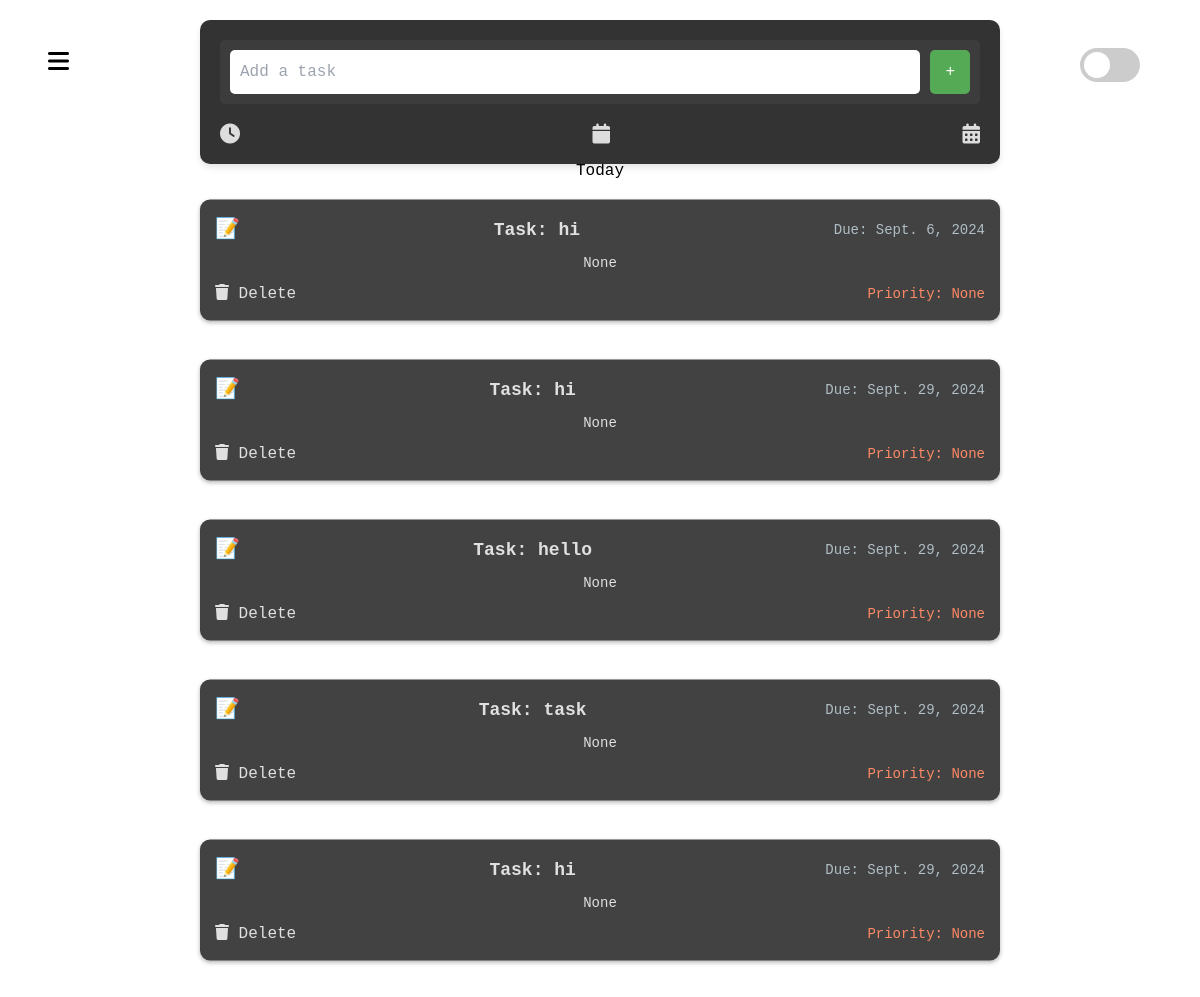
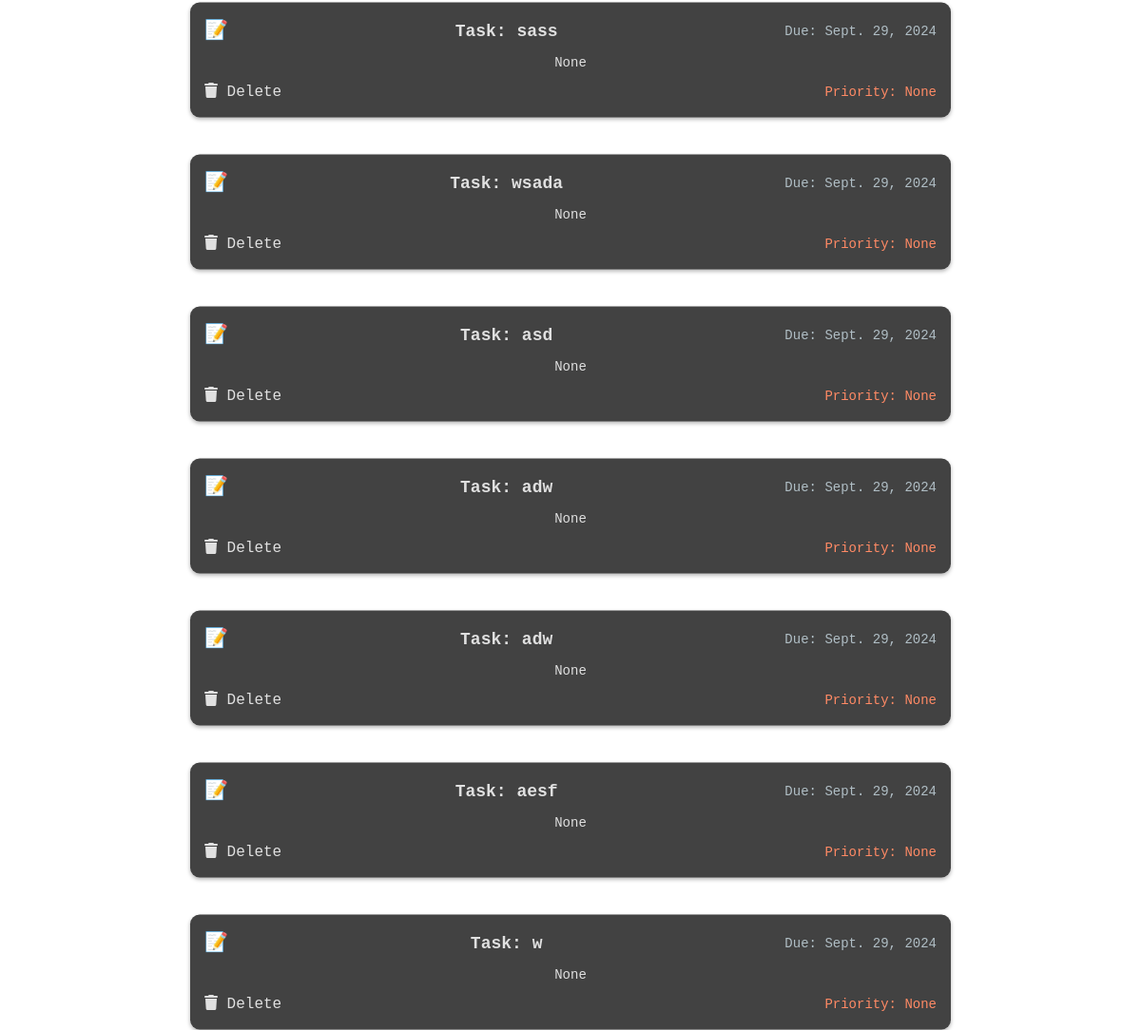
The app's page /, older data (2 pictures, top to bottom).
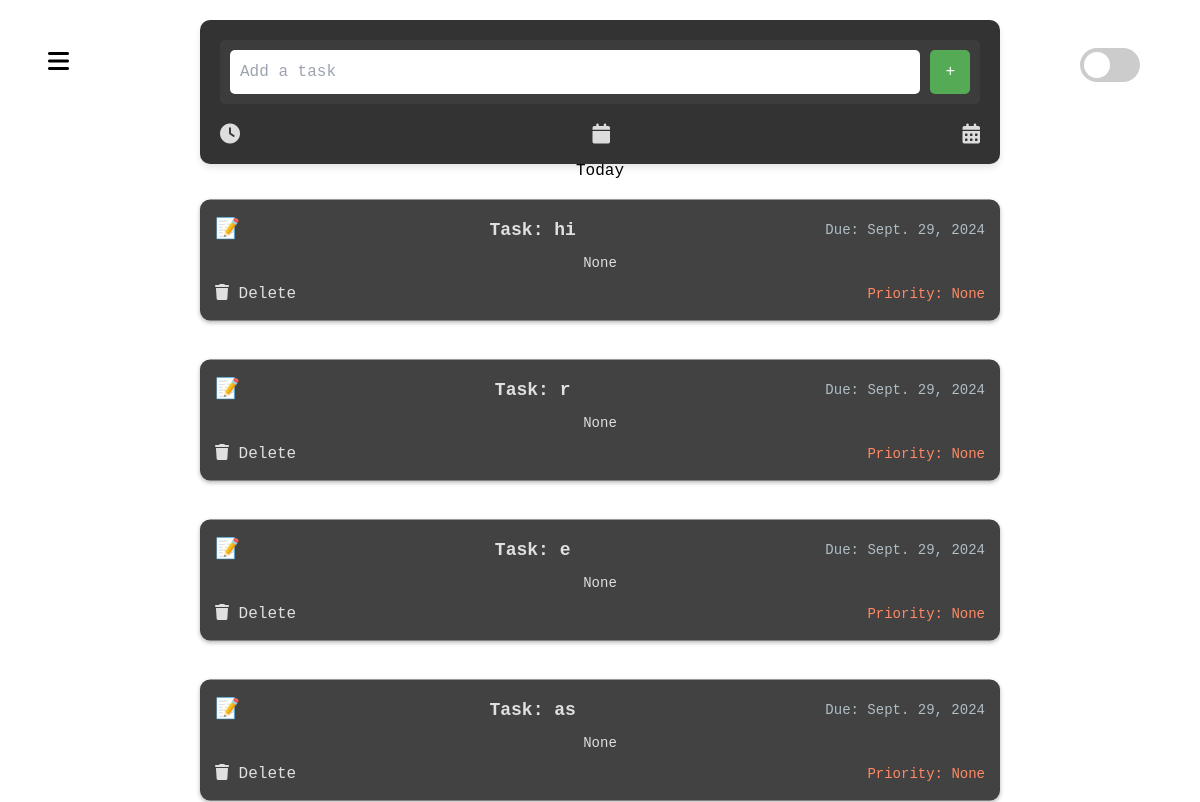
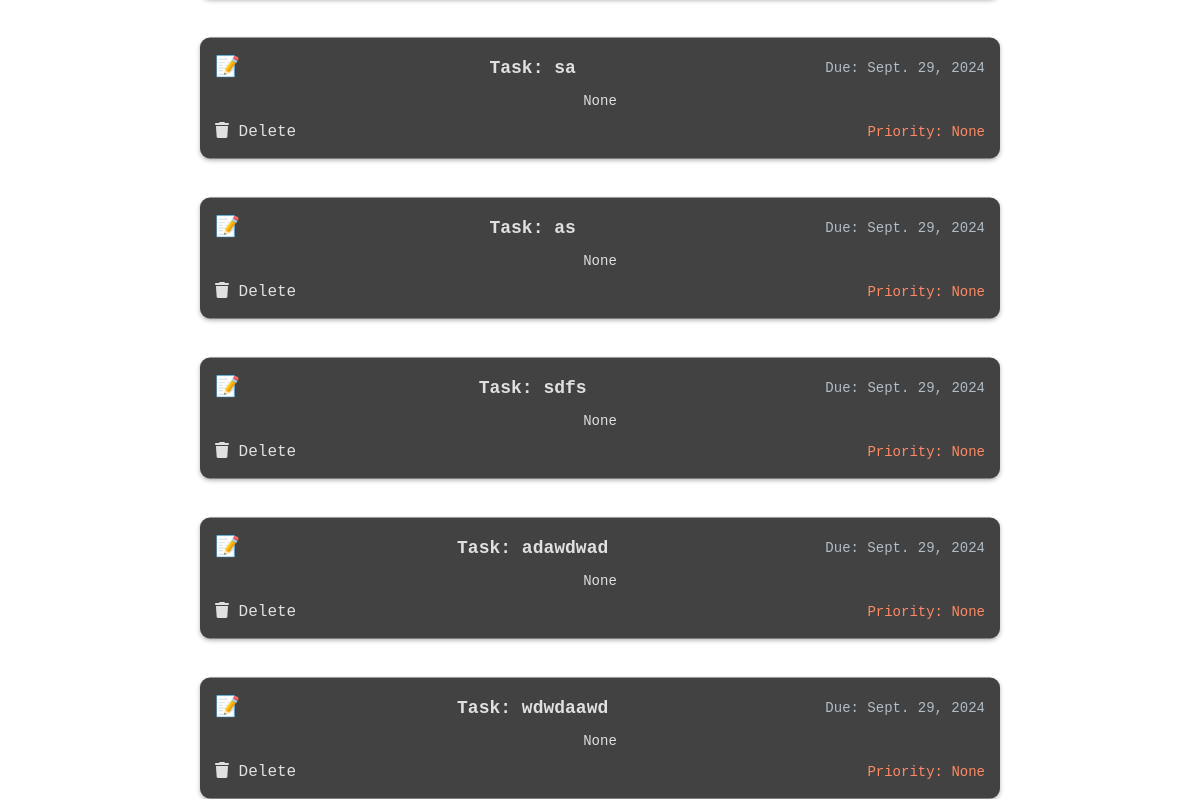
The same page, newer data (2 pictures, top to bottom).
### todolist/models.py (models this page shows, shortened)
class Tasks(models.Model):
    PRIORITY = [
        ('low', 'Low'),
        ('medium', 'Medium'),
        ('high', 'High'),
    ]
    title = models.CharField(max_length=225)
    description = models.TextField(blank=True, null=True)
    due_date = models.DateField(blank=True, null=True)
    due_time = models.TimeField(blank=True, null=True)
    starred = models.BooleanField(default=False)
    priority = models.CharField(max_length=10, choices=PRIORITY, default="medium", null=True)
    notes = models.TextField(blank=True, null=True)
    completed = models.BooleanField(default=False)
    overdue = models.BooleanField(default=False)
    category = models.CharField(max_length=255, blank=True, null=True)
    recurrence = models.CharField(max_length=255, blank=True, null=True)

### todolist/views.py (the view)
# urls.py: path('', views.Today.as_view(), name="today"),
class Today(View):
    def get(self, request):
        tasks = Tasks.objects.filter(due_date__isnull=False).order_by('due_date')
        tasks_with_positions = []
        for index, task in enumerate(tasks):
            position = index * 160  # Adjust this value as needed
            tasks_with_positions.append({
                'task': task,
                'position': position,
            })
        return render(request, "todolist/today.html", {'tasks': tasks_with_positions})

### todolist/templates/todolist/today.html (shortened to what this page needs)
{% extends 'todolist/base.html' %}
{% block tasks %}
    <h1 class="header-container">Today</h1>
{% include 'todolist/components/main/task.html' %}
{% endblock tasks %}

### todolist/templates/todolist/components/main/task.html (shortened to what this page needs)
{% load static %}
<!DOCTYPE html>
<html lang="en">
<head>
    <link rel="stylesheet" href="{% static 'todolist/main/css/task.css' %}">
</head>
<body>
    <div class="list2-body">
        {% for item in tasks %}
            <div class="list2-view" style="top: {{ item.position }}px;">
                <div class="task-header">
                    <span class="icon">📝</span>
                    <span class="title">Task: {{ item.task.title }}</span>
                    <span class="date">Due: {{ item.task.due_date }}</span>
                </div>
                <div class="task-content">
                    <span class="subtitle">{{ item.task.description }}</span>
                </div>
                <div class="task-footer">
                    <form action="{% url 'todolist:delete_task' item.task.title|slugify %}" method="post" style="display: inline;">
                        <button type="submit" class="delete-button">
                            <i class="fas fa-trash"></i> Delete
                        </button>
                    </form>
                    <span class="priority">Priority: {{ item.task.priority|title }}</span>
                </div>
            </div>
        {% endfor %}
    </div>
</body>
</html>

Row changes from the older to the newer data that the page shows:
removed Tasks: task "hi", task.due_date "Sept. 6, 2024", task.description "None", task.priority "None"
removed Tasks: task "hello", task.due_date "Sept. 29, 2024", task.description "None", task.priority "None"
removed Tasks: task "task", task.due_date "Sept. 29, 2024", task.description "None", task.priority "None"
removed Tasks: task "hi", task.due_date "Sept. 29, 2024", task.description "None", task.priority "None"
removed Tasks: task "sass", task.due_date "Sept. 29, 2024", task.description "None", task.priority "None"
removed Tasks: task "wsada", task.due_date "Sept. 29, 2024", task.description "None", task.priority "None"
removed Tasks: task "asd", task.due_date "Sept. 29, 2024", task.description "None", task.priority "None"
removed Tasks: task "adw", task.due_date "Sept. 29, 2024", task.description "None", task.priority "None"
removed Tasks: task "adw", task.due_date "Sept. 29, 2024", task.description "None", task.priority "None"
removed Tasks: task "aesf", task.due_date "Sept. 29, 2024", task.description "None", task.priority "None"
removed Tasks: task "w", task.due_date "Sept. 29, 2024", task.description "None", task.priority "None"
added Tasks: task "r", task.due_date "Sept. 29, 2024", task.description "None", task.priority "None"
added Tasks: task "e", task.due_date "Sept. 29, 2024", task.description "None", task.priority "None"
added Tasks: task "as", task.due_date "Sept. 29, 2024", task.description "None", task.priority "None"
added Tasks: task "sa", task.due_date "Sept. 29, 2024", task.description "None", task.priority "None"
added Tasks: task "as", task.due_date "Sept. 29, 2024", task.description "None", task.priority "None"
added Tasks: task "sdfs", task.due_date "Sept. 29, 2024", task.description "None", task.priority "None"
added Tasks: task "adawdwad", task.due_date "Sept. 29, 2024", task.description "None", task.priority "None"
added Tasks: task "wdwdaawd", task.due_date "Sept. 29, 2024", task.description "None", task.priority "None"
